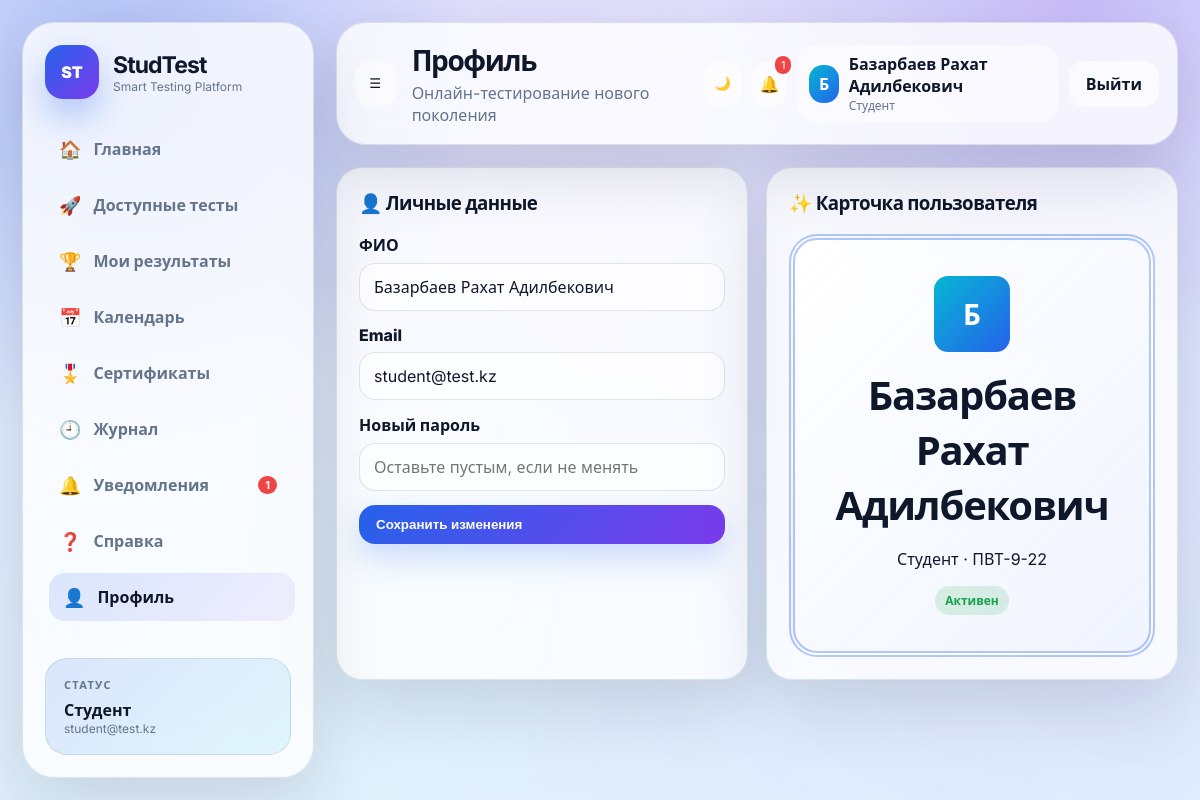
Screenshot of /profile.php (signed in) with the database file from the repository.
### tables this page shows
CREATE TABLE `users` (
  `id` int(11) NOT NULL,
  `full_name` varchar(150) NOT NULL,
  `email` varchar(120) NOT NULL,
  `password` varchar(255) NOT NULL,
  `role` enum('admin','teacher','student') NOT NULL DEFAULT 'student',
  `group_id` int(11) DEFAULT NULL,
  `is_active` tinyint(1) NOT NULL DEFAULT 1,
  `avatar` varchar(255) DEFAULT NULL,
  `created_at` timestamp NULL DEFAULT current_timestamp(),
  `updated_at` timestamp NULL DEFAULT current_timestamp() ON UPDATE current_timestamp()
);

CREATE TABLE `student_groups` (
  `id` int(11) NOT NULL,
  `name` varchar(100) NOT NULL,
  `course` int(11) NOT NULL,
  `curator_name` varchar(150) DEFAULT NULL,
  `created_at` timestamp NULL DEFAULT current_timestamp()
);

### includes/auth.php (called while the page is built, shortened)
<?php
function e($value): string { return htmlspecialchars((string)$value, ENT_QUOTES, 'UTF-8'); }
function roleLabel(?string $role): string { return ['admin'=>'Администратор','teacher'=>'Преподаватель','student'=>'Студент'][$role] ?? 'Гость'; }
?>

### profile.php (the view, shortened to what this page needs)
<?php
require_once __DIR__.'/config/database.php'; require_once __DIR__.'/includes/auth.php'; requireLogin(); checkCsrf();
$s=$pdo->prepare('SELECT u.*, g.name group_name FROM users u LEFT JOIN student_groups g ON g.id=u.group_id WHERE u.id=?'); $s->execute([currentUserId()]); $user=$s->fetch();
include __DIR__.'/includes/header.php';
?>
<div class="grid grid-2">
 <div class="card">
  <h3>👤 Личные данные</h3>
  <form class="form" method="post"><input type="hidden" name="csrf" value="<?= csrfToken() ?>">
   <div class="field"><label>ФИО</label><input name="full_name" value="<?= e($user['full_name']) ?>" required></div>
   <div class="field"><label>Email</label><input type="email" name="email" value="<?= e($user['email']) ?>" required></div>
   <div class="field"><label>Новый пароль</label><input type="password" name="new_password" placeholder="Оставьте пустым, если не менять"></div>
   <button class="btn">Сохранить изменения</button>
  </form>
 </div>
 <div class="card">
  <h3>✨ Карточка пользователя</h3>
  <div class="certificate"><div class="avatar" style="margin:0 auto 15px;width:76px;height:76px;font-size:28px"><?= e(mb_substr($user['full_name'],0,1)) ?></div><h2><?= e($user['full_name']) ?></h2><p><?= e(roleLabel($user['role'])) ?><?= $user['group_name'] ? ' · '.e($user['group_name']) : '' ?></p><span class="badge success">Активен</span></div>
 </div>
</div>
<?php include __DIR__.'/includes/footer.php'; ?>

### assets/css/style.css (style rules this page uses)
:root { --bg:#eef3ff; --card:rgba(255,255,255,.78); --text:#0f172a; --muted:#64748b; --line:rgba(148,163,184,.28); --primary:#2563eb; --primary2:#7c3aed; --accent:#06b6d4; --success:#16a34a; --warning:#f59e0b; --danger:#ef4444; --shadow:0 24px 70px rgba(15,23,42,.14); --radius:26px; --sidebar:292px; }
* { box-sizing:border-box }
html { scroll-behavior:smooth }
body { margin:0;font-family:Inter,system-ui,Arial,sans-serif;background:radial-gradient(circle at 10% 10%,rgba(37,99,235,.26),transparent 28%),radial-gradient(circle at 90% 0%,rgba(124,58,237,.22),transparent 28%),linear-gradient(135deg,var(--bg),#f8fbff);color:var(--text);min-height:100vh;overflow-x:hidden }
body::before { content:"";position:fixed;inset:-120px;background:conic-gradient(from 110deg at 50% 50%,rgba(37,99,235,.12),rgba(6,182,212,.08),rgba(124,58,237,.12),rgba(37,99,235,.12));filter:blur(70px);animation:aurora 12s linear infinite;pointer-events:none }
.avatar { width:38px;height:38px;border-radius:14px;background:linear-gradient(135deg,var(--accent),var(--primary));color:#fff;display:grid;place-items:center;font-weight:900 }
.grid { display:grid;gap:18px }
.grid-2 { grid-template-columns:repeat(2,minmax(0,1fr)) }
.card,.stat,.panel { background:var(--card);border:1px solid var(--line);border-radius:var(--radius);padding:22px;box-shadow:var(--shadow);backdrop-filter:blur(18px);transition:.25s }
.btn { border:0;border-radius:16px;padding:12px 17px;background:linear-gradient(135deg,var(--primary),var(--primary2));color:white;font-weight:850;display:inline-flex;align-items:center;gap:8px;cursor:pointer;transition:.22s;box-shadow:0 14px 30px rgba(37,99,235,.22) }
.badge { display:inline-flex;border-radius:99px;padding:6px 10px;font-size:12px;font-weight:850;background:rgba(37,99,235,.12);color:var(--primary) }
.badge.success { background:rgba(22,163,74,.14);color:var(--success) }
.form { display:grid;gap:14px }
.field { display:grid;gap:7px }
.field label { font-weight:800;color:var(--text) }
input,select,textarea { width:100%;border:1px solid var(--line);border-radius:16px;padding:13px 14px;background:rgba(255,255,255,.68);color:var(--text);outline:none;transition:.2s;font:inherit }
.certificate { border:6px double rgba(37,99,235,.35);padding:36px;text-align:center;background:linear-gradient(135deg,rgba(255,255,255,.9),rgba(238,243,255,.8));border-radius:28px }
.certificate h2 { font-size:40px;margin:0;letter-spacing:-.06em }
.grid-2,.grid-3,.grid-4 { display:grid;gap:18px }
.form label { font-weight:800 }
.card h2,.card h3 { margin-top:0;letter-spacing:-.03em }

### rows the page displays
users: full_name "Базарбаев Рахат Адилбекович", email "student@test.kz", full_name "Б", role "Студент", group.name "ПВТ-9-22"

### other values shown
$unreadCount "1"
roleLabel($role) "Студент"
currentUserEmail() "student@test.kz"
$pageTitle "Профиль"
currentUserName() "Базарбаев Рахат Адилбекович"
